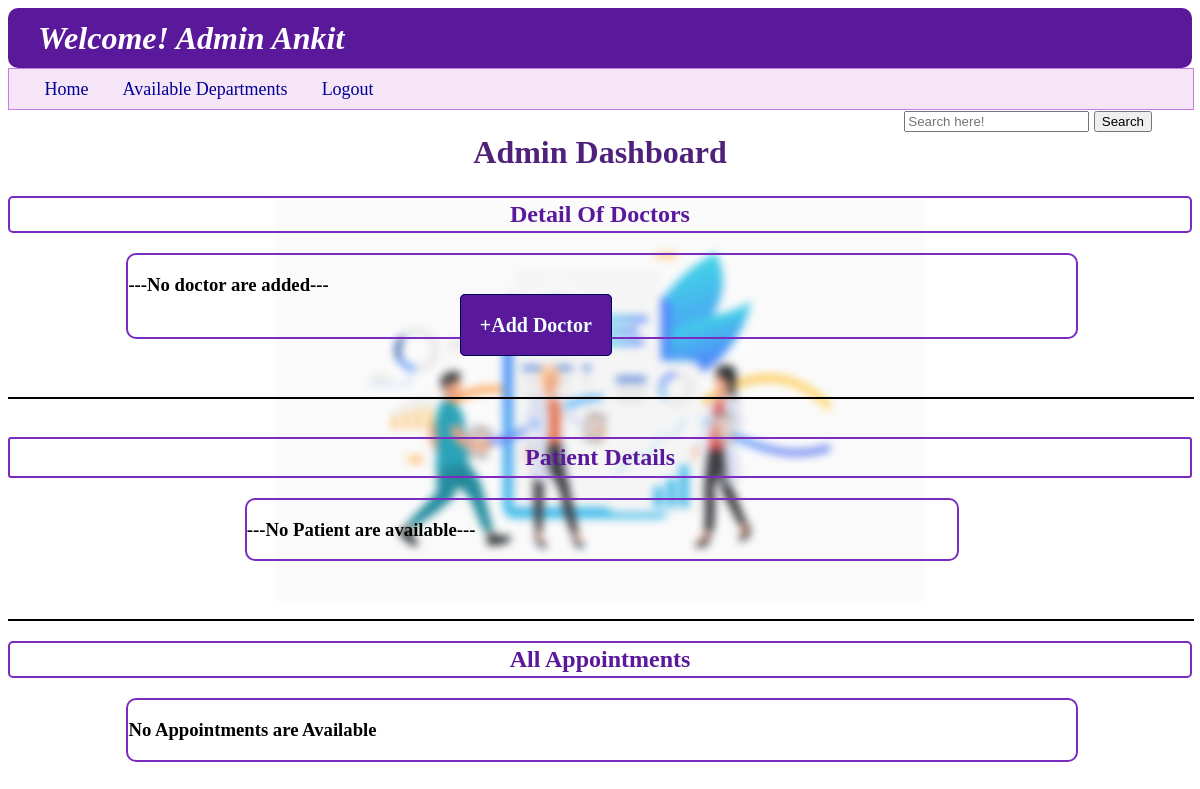
/admin/Admin Ankit, run on an earlier commit of the app's database.
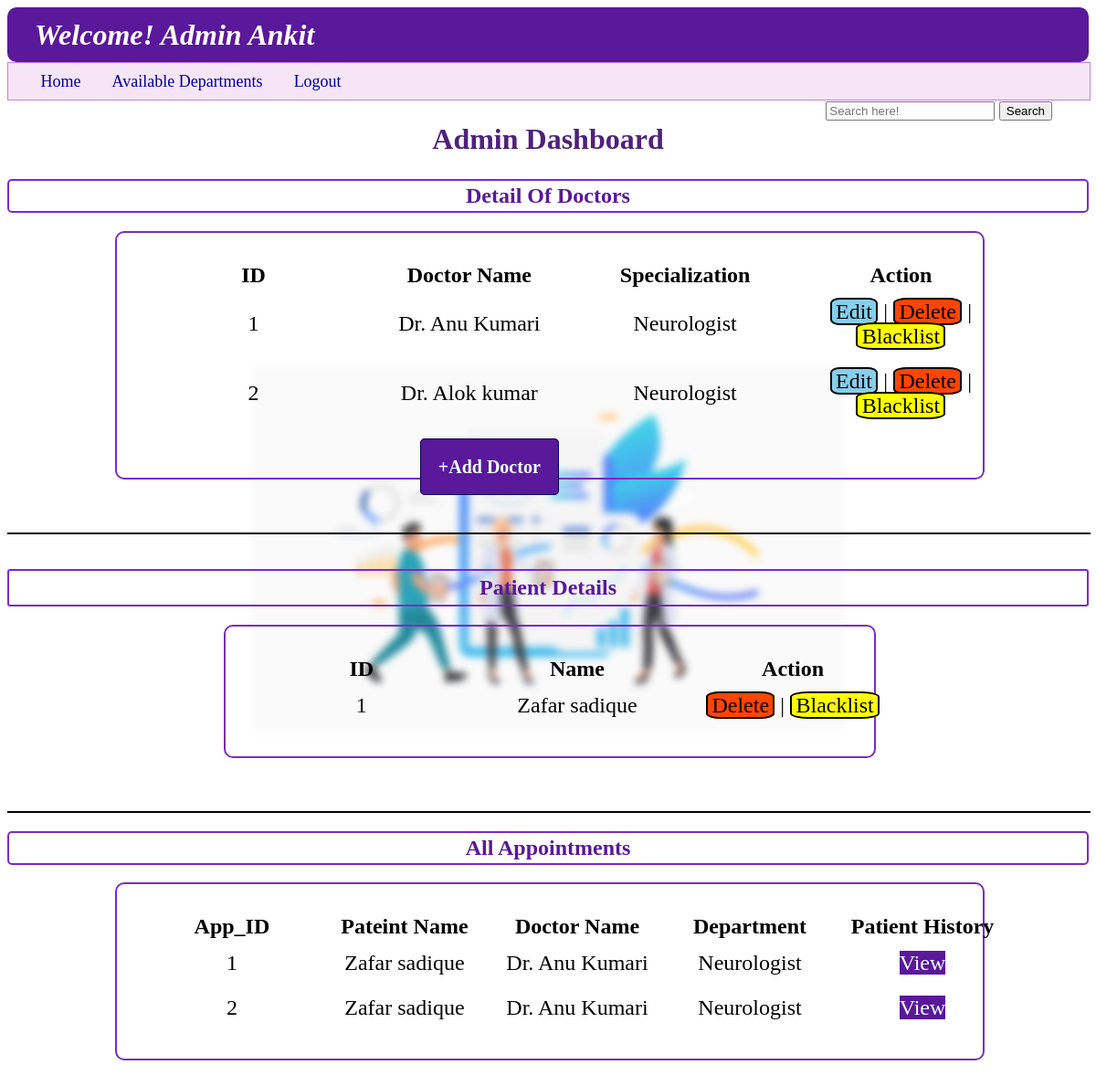
And on a later commit of the database.
### backend/models.py (models this page shows)
class Doctor_Info(db.Model):
    __tablename__ = "doctor_info"
    id=db.Column(db.Integer,primary_key=True)
    full_name=db.Column(db.String,nullable=False)
    email=db.Column(db.String,unique=True,nullable=False)
    password=db.Column(db.String,nullable=False)
    dept_id=db.Column(db.String,db.ForeignKey("department.id"),nullable=False)
    experience=db.Column(db.Integer,nullable=False)
    bio=db.Column(db.String,nullable=False)
    is_blacklist=db.Column(db.Integer,default=0)
    appointments=db.relationship("Appointments",cascade="all,delete",backref="doctor_info",lazy=True)
    availability=db.relationship("Availability",cascade="all,delete",backref="doctor_info",lazy=True)

class Department(db.Model):
    __tablename__ = "department"
    id=db.Column(db.String,primary_key=True,nullable=False)
    specialization=db.Column(db.String,nullable=False)
    description=db.Column(db.String,nullable=False)
    doctor=db.relationship("Doctor_Info",cascade="all,delete",backref="department",lazy=True)

class User_Info(db.Model):
    __tablename__ = "user_info"
    id=db.Column(db.Integer,primary_key=True,autoincrement=True)
    full_name=db.Column(db.String,nullable=False)
    email=db.Column(db.String,unique=True,nullable=False)
    password=db.Column(db.String,nullable=False)
    role=db.Column(db.Integer,default=1)
    is_blacklist=db.Column(db.Integer,default=0)
    appointments=db.relationship("Appointments",cascade="all,delete",backref="user_info",lazy=True)

class Appointments(db.Model):
    __tablename__ = "appointments"
    id=db.Column(db.Integer,primary_key=True)
    user_id=db.Column(db.Integer,db.ForeignKey("user_info.id"),nullable=False)
    doctor_id=db.Column(db.Integer,db.ForeignKey("doctor_info.id"),nullable=False)
    date=db.Column(db.Date,nullable=False)
    time_slot=db.Column(db.String,nullable=False)
    visit_type=db.Column(db.String,nullable=True)
    status=db.Column (db.String,nullable=False,default="Incomplete")
    diagnosis=db.Column(db.String,nullable=True)
    prescription=db.Column(db.String,nullable=True)
    test_done=db.Column(db.String,nullable=True)
    medicines=db.Column(db.String,nullable=True)

### backend/controllers.py (the view)
@app.route("/admin/<name>")
def admin_dashboard(name):
    doctor_list=all_doctor()
    patient_list=all_user()
    appoin=all_appointments()
    return render_template("admin_dashboard.html",usern=name,doctor_list=doctor_list,patient_list=patient_list,appointments_list=appoin,pop_up="")

### backend/controllers.py (called while the page is built)
def all_doctor():
    doctor=Doctor_Info.query.all()
    return doctor

def all_user():
    patient=User_Info.query.filter(User_Info.role==1).all()
    return patient

def all_appointments():
    appointments=Appointments.query.all()
    return appointments

### templates/admin_dashboard.html (shortened to what the changed rows need)
{%extends "admin_layout.html"%}
{%block content%}
    <h1 style="text-align: center; font-weight: bold; padding: 3px; color: rgba(60,9,108,0.9);">Admin Dashboard</h1>
    <h2 style="text-align: center; font-weight: bold; border: 2px solid rgb(123,44,191);padding: 3px; color: rgb(90,24,154); border-radius: 5px; ">Detail Of Doctors</h2>
    <div class="login_panel" style="width: 80%; margin-left: 10%; border: 2px solid rgb(123,44,191)">
        {%if doctor_list%}
        <table class="table_user_dashboard">
            <thead style="margin: 10px;">
                <th>ID</th>
                <th>Doctor Name</th>
                <th>Specialization</th>
                <th>Action</th>
            </thead>
            <tbody>
                {%for doctor in doctor_list%}
                <tr>
                    <td>{{doctor.id}}</td>
                    <td>{{doctor.full_name}}</td>
                    <td>{{doctor.department.specialization}}</td>
                    <td><a href="/admin_doc_update/{{doctor.id}}"  class="color_button">Edit</a>  |  <a href="/delete_person/{{doctor.id}}/{{'doctor'}}" class="color_button" style="background-color: orangered;">Delete</a>  |  {%if doctor.is_blacklist==1%}<a href="/unblock_p/{{doctor.id}}/{{'doctor'}} " class="color_button" style="background-color: yellow;">Unblock</a>{%else%}<a href="/block_p/{{doctor.id}}/{{'doctor'}}" class="color_button" style="background-color: yellow;">Blacklist</a>{%endif%}</td>
                </tr>
                {%endfor%}
            </tbody>
        </table>
        {%else%}
        <h3>---No doctor are added---</h3>
        {%endif%}
        <a href="{{ url_for('admin_add_doctor') }}" class="Centre_button" type="button" style="background-color: rgb(90,24,154); color: azure;">+Add Doctor</a>
    </div>
    <br>
    <br>
    <h2 style="text-align: center; font-weight: bold; border: 2px solid rgb(123,44,191); color: rgb(90,24,154); border-radius: 3px; padding: 5px; ">Patient Details</h2>
    <div class="login_panel" style="width: 60%; margin-left: 20%; border: 2px solid rgb(123,44,191)">
        {%if patient_list%}
        <table class="table_user_dashboard">
            <thead style="margin: 10px;">
                <th>ID</th>
                <th>Name</th>
                <th>Action</th>
            </thead>
            <tbody>
                {%for user in patient_list%}
                <tr>
                    <td>{{user.id}}</td>
                    <td>{{user.full_name}}</td>
                    <td><a href="/delete_person/{{user.id}}/{{'user'}}" class="color_button" style="background-color: orangered;">Delete</a>  |  {%if user.is_blacklist==1%}<a href="/unblock_p/{{user.id}}/{{'user'}}" class="color_button" style="background-color: yellow;">Unblock</a>{%else%}<a href="/block_p/{{user.id}}/{{'user'}}" class="color_button" style="background-color: yellow;">Blacklist</a>{%endif%}</td>
                </tr>
                {%endfor%}
            </tbody>
        </table>
        {%else%}
        <h3>---No Patient are available---</h3>
        {%endif%}
    </div>
    <br>
    <h2 style="text-align: center; font-weight: bold; border: 2px solid rgb(123,44,191);padding: 3px; color: rgb(90,24,154); border-radius: 5px; ">All Appointments</h2>
    <div class="login_panel" style="width: 80%; margin-left: 10%; border: 2px solid rgb(123,44,191)">
        {%if appointments_list%}
        <table class="table_user_dashboard">
            <thead style="margin: 10px;">
                <th>App_ID</th>
                <th>Pateint Name</th>
                <th>Doctor Name</th>
                <th>Department</th>
                <th>Patient History</th>
            </thead>
            <tbody>
                {%for appointment in appointments_list%}
                <tr>
                    <td>{{appointment.id}}</td>
                    <td>{{appointment.user_info.full_name}}</td>
                    <td>{{appointment.doctor_info.full_name}}</td>
                    <td>{{appointment.doctor_info.department.specialization}}</td>
                    <td><a href="{{ url_for('admin_user_hist', u_id=appointment.user_id, d_id=appointment.doctor_id) }}" type="button" style="background-color: rgb(90,24,154); color: azure;">View</a></td>
                </tr>
                {%endfor%}
            </tbody>
        </table>
        {%else%}
        <h3>No Appointments are Available</h3>
        {%endif%}
    </div>
{%endblock%}

What changed in the data, as far as the page shows it:
added Doctor_Info: id "1", full_name "Dr. Anu Kumari", department.specialization "Neurologist"
added Doctor_Info: id "2", full_name "Dr. Alok kumar", department.specialization "Neurologist"
added User_Info: id "1", full_name "Zafar sadique"
added Appointments: id "1", user_info.full_name "Zafar sadique", doctor_info.full_name "Dr. Anu Kumari", doctor_info.department.specialization "Neurologist"
added Appointments: id "2", user_info.full_name "Zafar sadique", doctor_info.full_name "Dr. Anu Kumari", doctor_info.department.specialization "Neurologist"
Also different on the page:
text no longer shown: "---No doctor are added--- ---No Patient are available--- No Appointments are Available"
text now shown: "ID Doctor Name Specialization Action ID Name Action App_ID Pateint Name Doctor Name Department Patient History"
